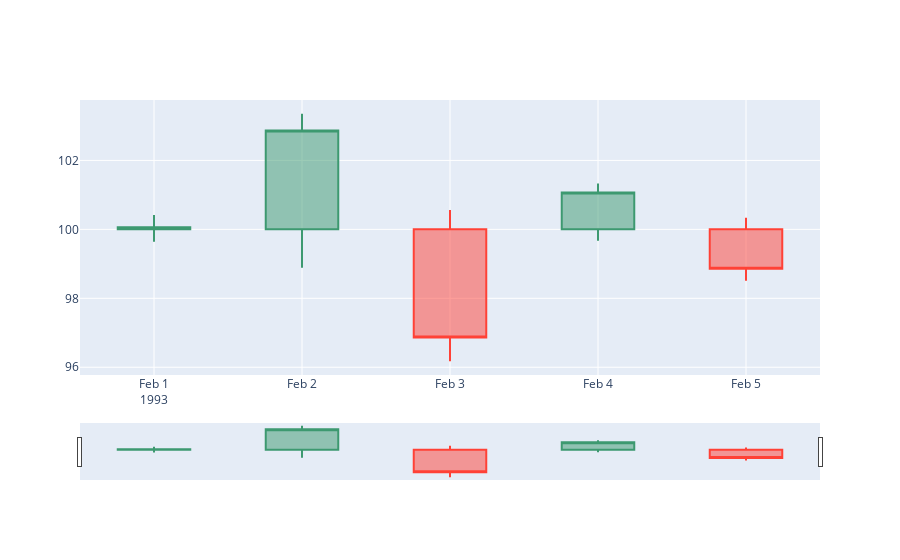

Here is the notebook cell this chart was saved with:
### Code cell
open = np.full((k, ), 100)
close = open + (cluster_results['change'] * open)
high = close + (cluster_results['high_adj'] * close)
low = close + (cluster_results['low_adj'] * close)

fig = go.Figure(data=[go.Candlestick(x=sample['Date'].iloc[1:k+1],
                open=open,
                high=high,
                low=low,
                close=close)])

fig.show()

### Figure 1 — Plotly figure (JSON) as saved in the notebook; plotly's stock layout.template omitted (floating-point values rounded to 4 significant figures)
{"data": [{"close": [100.1, 102.9, 96.86, 101.1, 98.85], "high": [100.4, 103.4, 100.6, 101.3, 100.3], "low": [99.64, 98.88, 96.17, 99.67, 98.51], "open": [100, 100, 100, 100, 100], "type": "candlestick", "x": ["1993-02-01", "1993-02-02", "1993-02-03", "1993-02-04", "1993-02-05"]}], "layout": {}}
